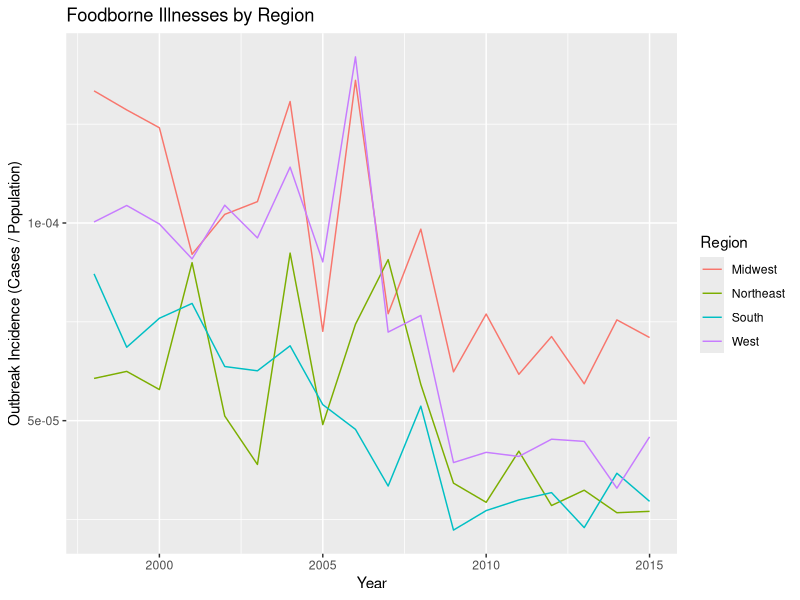
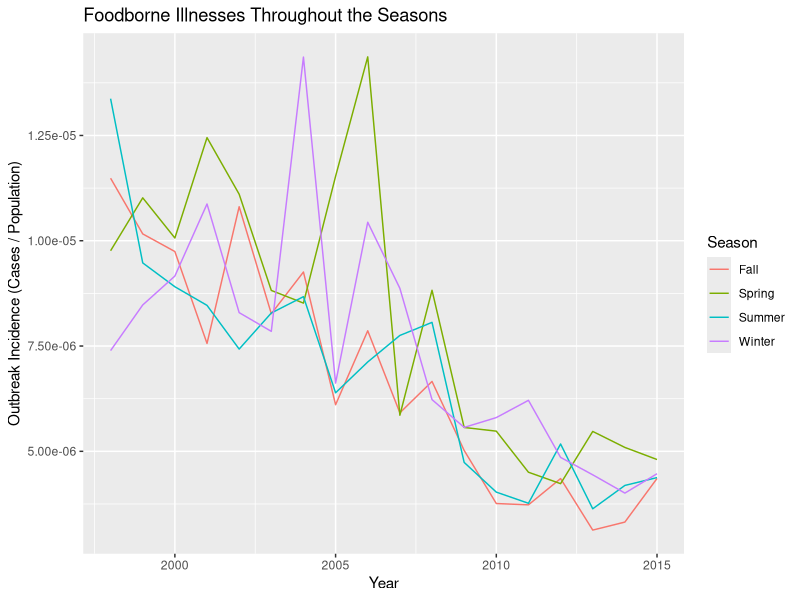

These charts were generated, in order, by the following R code: (Note: this script raises an error after producing the figures.)
## ---- chunk 1
library(dplyr)
library(tidyverse)
library(lubridate)
library(ggplot2)

outbreaks <- read_csv("outbreaks.csv")

population<-read_csv('pop_data.csv')
 

pop2<-read_csv('pop_data.csv') # %>% 


# To analyze foodborne illness trends throughout the country from 1998-2015

population<-population %>% 
  gather(`1998`, `2000`,`1999`, `2001`,`2002`, `2003`,`2004`, `2005`,`2006`, `2007`,`2008`, `2009`,`2010`, `2011`,`2012`, `2013`,`2014`, `2015`, key = "year", value = "pop")

pop2<-pop2 %>% 
   gather(`1998`, `2000`,`1999`, `2001`,`2002`, `2003`,`2004`, `2005`,`2006`, `2007`,`2008`, `2009`,`2010`, `2011`,`2012`, `2013`,`2014`, `2015`, key = "year", value = "pop")
pop2[2]<-NULL
population[2]<-NULL

population<-population%>%
  rename(Year=year)%>%
  mutate(Year=as.numeric(Year))

pop2<- pop2 %>%
  rename(Year=year)%>%
  mutate(Year=as.numeric(Year))

population<-left_join(population,outbreaks,by=c('State', 'Year'))

p <- population %>% 
  group_by(Month, Year, State) %>% 
   summarise(total_cases = sum(Illnesses))
    
s <- left_join(pop2,p, by=c('State','Year')) %>% 
  mutate(outbreak_incidence = total_cases / pop)

t <- s %>% 
  group_by(State,Year) %>% 
    summarise(total_cases = sum(total_cases, na.rm=TRUE))

o <- left_join(pop2,t, by=c('State','Year')) %>% 
  mutate(outbreak_prop = total_cases/pop)


Northeast <- o %>% 
  filter(State %in% c('Maine','Vermont','New Hampshire',"Massachusetts",'Connecticut','Rhode Island','New York', "Delaware","New Jersey","Pennsylvania")) %>% 
  group_by(Year) %>% 
   summarise(outbreak_prevalence= sum(total_cases)/sum(pop)) %>% 
      mutate(Region="Northeast")


Midwest <- o %>% 
  filter(State %in% c('Illnois', 'Ohio', "Michigan", "Wisconsin", "Indiania", 'Iowa', "Kansas","Minnesota","Nebraska", "Missouri","North Dakota","South Dakota")) %>%  
  group_by(Year) %>% 
    summarise(outbreak_prevalence= sum(total_cases)/sum(pop)) %>% 
      mutate(Region="Midwest")

South <- o %>% 
  filter(State %in% c("Florida","Georgia","North Carolina","South Carolina","Virginia","Maryland","Kentucky","Tennesee","West Virginia","DC","Alabama","Mississippi","Arkansas","Texas","Oklahoma","Louisana")) %>% 
  group_by(Year) %>% 
    summarise(outbreak_prevalence= sum(total_cases)/sum(pop)) %>% 
       mutate(Region="South")

West<- o %>% 
  filter(State %in% c("California","Washington","Nevada","Oregon","Wyoming","Colorado","Alaska","Montana","Utah","New Mexico","Hawaii","Idaho")) %>% 
  group_by(Year) %>% 
    summarise(outbreak_prevalence= sum(total_cases)/sum(pop)) %>% 
      mutate(Region="West")


outbreaks_by_region<-bind_rows(West,South)
outbreaks_by_region <-bind_rows(outbreaks_by_region,Northeast)
outbreaks_by_region <-  bind_rows(outbreaks_by_region,Midwest)



illness_by_region <- ggplot(data=outbreaks_by_region, mapping = aes(x=Year, y= outbreak_prevalence, color =Region))+ 
  labs(y="Outbreak Incidence (Cases / Population)", title="Foodborne Illnesses by Region")+
  geom_line()
illness_by_region


## ---- chunk 2
# Analyzes the food trends across the seasons
library(dplyr)
library(tidyverse)
outbreaks <- read_csv("outbreaks.csv")
population<-read_csv('pop_data.csv')
pop2<-read_csv('pop_data.csv')

population<-population %>% 
  gather(`1998`, `2000`,`1999`, `2001`,`2002`, `2003`,`2004`, `2005`,`2006`, `2007`,`2008`, `2009`,`2010`, `2011`,`2012`, `2013`,`2014`, `2015`, key = "year", value = "pop")
pop2<-pop2 %>% 
   gather(`1998`, `2000`,`1999`, `2001`,`2002`, `2003`,`2004`, `2005`,`2006`, `2007`,`2008`, `2009`,`2010`, `2011`,`2012`, `2013`,`2014`, `2015`, key = "year", value = "pop")
pop2[2]<-NULL
population[2]<-NULL
population<-population%>%
  rename(Year=year)%>%
  mutate(Year=as.numeric(Year))
pop2<-pop2%>%
  rename(Year=year)%>%
  mutate(Year=as.numeric(Year))
population<-left_join(population,outbreaks,by=c('State', 'Year'))
p <- population %>% 
  group_by(Month, Year, State) %>% 
   summarise(total_cases = sum(Illnesses))
    
s <- left_join(pop2,p, by=c('State','Year')) 

Summer <- s %>% 
  filter(Month %in% c('June', 'July',"August")) %>% 
    transmute(Year,pop,total_cases) %>% 
      group_by(Year) %>% 
        summarise(outbreak_incidence = sum(total_cases) / sum(pop)) %>% 
          mutate(Season = "Summer")
  
Fall <- s %>% 
  filter(Month %in% c('September', 'October',"November")) %>% 
    transmute(Year,pop,total_cases) %>% 
      group_by(Year) %>% 
        summarise(outbreak_incidence = sum(total_cases) / sum(pop)) %>% 
          mutate(Season = "Fall")

Winter <- s %>% 
  filter(Month %in% c('December', 'January',"February")) %>% 
    transmute(Year,pop,total_cases) %>% 
      group_by(Year) %>% 
        summarise(outbreak_incidence = sum(total_cases) / sum(pop)) %>% 
          mutate(Season = "Winter")

Spring <- s %>% 
  filter(Month %in% c('March', 'April',"May")) %>% 
    transmute(Year,pop,total_cases) %>% 
      group_by(Year) %>% 
        summarise(outbreak_incidence = sum(total_cases) / sum(pop)) %>% 
          mutate(Season = "Spring")

outbreaks_by_season<-bind_rows(Summer,Fall)
outbreaks_by_season <-bind_rows(outbreaks_by_season,Winter)
outbreaks_by_season <-  bind_rows(outbreaks_by_season,Spring)

ggplot(data=outbreaks_by_season, mapping = aes(x=Year, y= outbreak_incidence, color =Season))+ 
  labs(y="Outbreak Incidence (Cases / Population)", title="Foodborne Illnesses Throughout the Seasons")+
  geom_line()

library(knitr)
model <- lm(outbreak_incidence ~ Year, data = outbreaks_by_season)
model_table <- tidy(model, conf.int=TRUE) %>% kable(digits=3)
model_table

## ---- chunk 3
library(broom)
library(dplyr)
library(stringr)
library(tidyverse)
library(lubridate)


outbreaks <- read_csv("outbreaks.csv")

population<-read_csv('pop_data.csv')
 

pop2<-read_csv('pop_data.csv') # %>% 


# To analyze foodborne illness trends throughout the country from 1998-2015

population<-population %>% 
  gather(`1998`, `2000`,`1999`, `2001`,`2002`, `2003`,`2004`, `2005`,`2006`, `2007`,`2008`, `2009`,`2010`, `2011`,`2012`, `2013`,`2014`, `2015`, key = "year", value = "pop")

pop2<-pop2 %>% 
   gather(`1998`, `2000`,`1999`, `2001`,`2002`, `2003`,`2004`, `2005`,`2006`, `2007`,`2008`, `2009`,`2010`, `2011`,`2012`, `2013`,`2014`, `2015`, key = "year", value = "pop")
pop2[2]<-NULL
population[2]<-NULL

population<-population%>%
  rename(Year=year)%>%
  mutate(Year=as.numeric(Year))

pop2<- pop2 %>%
  rename(Year=year)%>%
  mutate(Year=as.numeric(Year)) 

population<-left_join(population,outbreaks,by=c('State', 'Year'))

p <- population %>% 
  mutate(
    Species = ifelse(str_sub(Species, 1, 17) == "Escherichia coli,", "Escherichia coli", Species),
    Species = ifelse(str_sub(Species, 1, 10) == "Salmonella", "Salmonella", Species),
    Species = ifelse(str_sub(Species, 1, 9) == "Norovirus", "Norovirus", Species),
    Species = ifelse(str_sub(Species, 1, 3) == "Cam", "Campylobacter", Species),
    Species = ifelse(str_sub(Species, 1, 8) == "Bacillus", "Bacillus cereus", Species),
    Species = ifelse(str_sub(Species, 1, 4) == "Clos", "Clostridium perfringens", Species)
  ) %>%   
  group_by(Species,Year) %>%
  summarise(total_illnesses = sum(Illnesses)) 




most_common_pathogens <- p %>% 
  filter(Species %in% c('Salmonella','Norovirus', "Campylobacter","Bacillus cereus","Clostridium perfringens","Escherichia coli")) %>% 
  group_by(Year) 
   
ggplot(data = most_common_pathogens, mapping = aes(x=Year, y=total_illnesses, color = Species))+
  labs(y="Total Illnesses", title="The Six Most Common Offenders")+
  geom_line()

library(knitr)
model <- lm(total_illnesses ~ Year, data = most_common_pathogens)
model_table <- tidy(model, conf.int=TRUE) %>% kable(digits=3)
model_table


model2 <- lm(total_illnesses ~ Species, data = most_common_pathogens)
model_table2 <- tidy(model, conf.int=TRUE) %>% kable(digits=3)
model_table2

## ---- chunk 4
library(dplyr)
library(tidyverse)
library(broom)

outbreaks <- read_csv("outbreaks.csv")

outbreak_results <- outbreaks %>% 
  select(Year, Illnesses, Hospitalizations, Fatalities) %>% 
  group_by(Year) %>% 
  summarize(Total_Illnesses = sum(Illnesses), Total_Hospitalizations = sum(Hospitalizations, na.rm = TRUE), Total_Fatalities = sum(Fatalities, na.rm = TRUE)) %>% 
  mutate(percent_hospitalizations = ((Total_Hospitalizations / Total_Illnesses) *100)) %>% 
  mutate(percent_fatalities = ((Total_Fatalities / Total_Illnesses) *100)) %>% 
  select(Year, percent_hospitalizations, percent_fatalities)
  

library(ggplot2)

moving_beyond_illness <- ggplot(data = outbreak_results, aes(x = Year)) + 
    geom_line(aes(y = percent_hospitalizations, color = "hospitalizations")) + 
    geom_line(aes(y = percent_fatalities, color = "fatalities")) +
    labs(title = "Moving Beyond Illness", y = "Percent of Cases")

moving_beyond_illness

model <- lm(percent_hospitalizations~Year, data=outbreak_results)
tidy(model, conf.int = TRUE)

model <- lm(percent_fatalities~Year, data=outbreak_results)
tidy(model, conf.int = TRUE)
## ---- chunk 5
# hypothesis test and regression for outbreaks and year
library(broom)
library(knitr)
model1 <- lm(outbreak_prevalence ~ Year, data = outbreaks_by_region)
model_table1 <- tidy(model, conf.int=TRUE) %>% kable(digits=3)
model_table1

